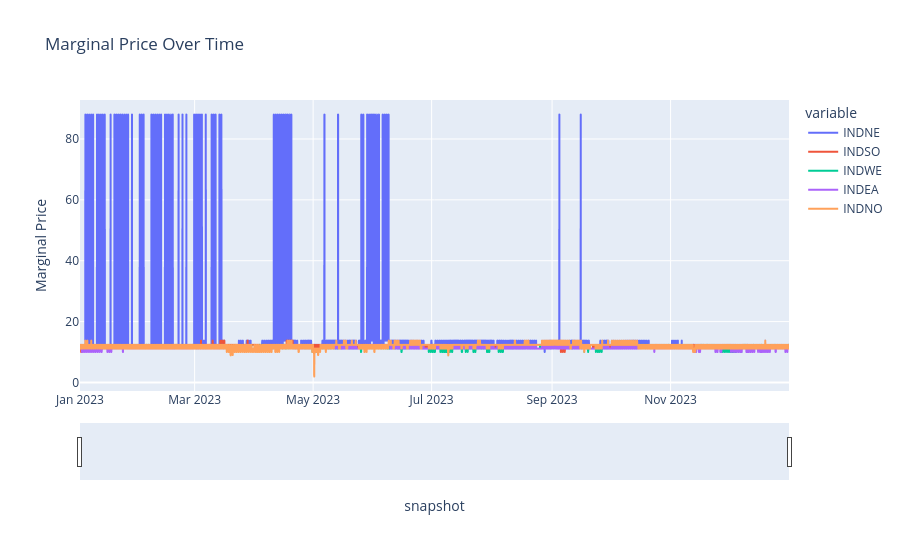

This figure's notebook cell:
### Markdown cell above
## Electricity prices

### Code cell
# Create an interactive plot with a scrollable window on the x-axis
fig = px.line(n.buses_t.marginal_price, title='Marginal Price Over Time')

# Update layout to include a range slider
fig.update_layout(
    xaxis=dict(
        rangeslider=dict(
            visible=True
        ),
        type="date"
    ),
    yaxis_title='Marginal Price'
)

# Show the plot
fig.show()

### Figure 1 — Plotly figure (JSON) as saved in the notebook; plotly's stock layout.template omitted (floating-point values rounded to 4 significant figures; data arrays with more than 128 entries replaced by an {"elided": "..."} marker saying what was removed)
{"data": [{"hovertemplate": "variable=INDNE<br>snapshot=%{x}<br>value=%{y}<extra></extra>", "legendgroup": "INDNE", "line": {"color": "#636efa", "dash": "solid"}, "marker": {"symbol": "circle"}, "mode": "lines", "name": "INDNE", "showlegend": true, "type": "scattergl", "x": {"elided": "8760 str values"}, "xaxis": "x", "y": {"elided": "8760 float values"}, "yaxis": "y"}, {"hovertemplate": "variable=INDSO<br>snapshot=%{x}<br>value=%{y}<extra></extra>", "legendgroup": "INDSO", "line": {"color": "#EF553B", "dash": "solid"}, "marker": {"symbol": "circle"}, "mode": "lines", "name": "INDSO", "showlegend": true, "type": "scattergl", "x": {"elided": "8760 str values"}, "xaxis": "x", "y": {"elided": "8760 float values"}, "yaxis": "y"}, {"hovertemplate": "variable=INDWE<br>snapshot=%{x}<br>value=%{y}<extra></extra>", "legendgroup": "INDWE", "line": {"color": "#00cc96", "dash": "solid"}, "marker": {"symbol": "circle"}, "mode": "lines", "name": "INDWE", "showlegend": true, "type": "scattergl", "x": {"elided": "8760 str values"}, "xaxis": "x", "y": {"elided": "8760 float values"}, "yaxis": "y"}, {"hovertemplate": "variable=INDEA<br>snapshot=%{x}<br>value=%{y}<extra></extra>", "legendgroup": "INDEA", "line": {"color": "#ab63fa", "dash": "solid"}, "marker": {"symbol": "circle"}, "mode": "lines", "name": "INDEA", "showlegend": true, "type": "scattergl", "x": {"elided": "8760 str values"}, "xaxis": "x", "y": {"elided": "8760 float values"}, "yaxis": "y"}, {"hovertemplate": "variable=INDNO<br>snapshot=%{x}<br>value=%{y}<extra></extra>", "legendgroup": "INDNO", "line": {"color": "#FFA15A", "dash": "solid"}, "marker": {"symbol": "circle"}, "mode": "lines", "name": "INDNO", "showlegend": true, "type": "scattergl", "x": {"elided": "8760 str values"}, "xaxis": "x", "y": {"elided": "8760 float values"}, "yaxis": "y"}], "layout": {"legend": {"title": {"text": "variable"}, "tracegroupgap": 0}, "title": {"text": "Marginal Price Over Time"}, "xaxis": {"anchor": "y", "domain": [0, 1], "rangeslider": {"visible": true}, "title": {"text": "snapshot"}, "type": "date"}, "yaxis": {"anchor": "x", "domain": [0, 1], "title": {"text": "Marginal Price"}}}}
